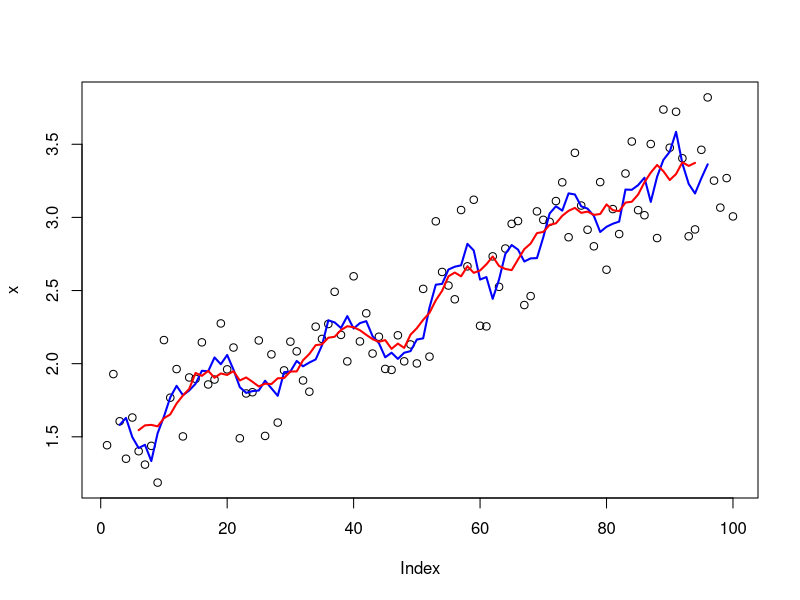
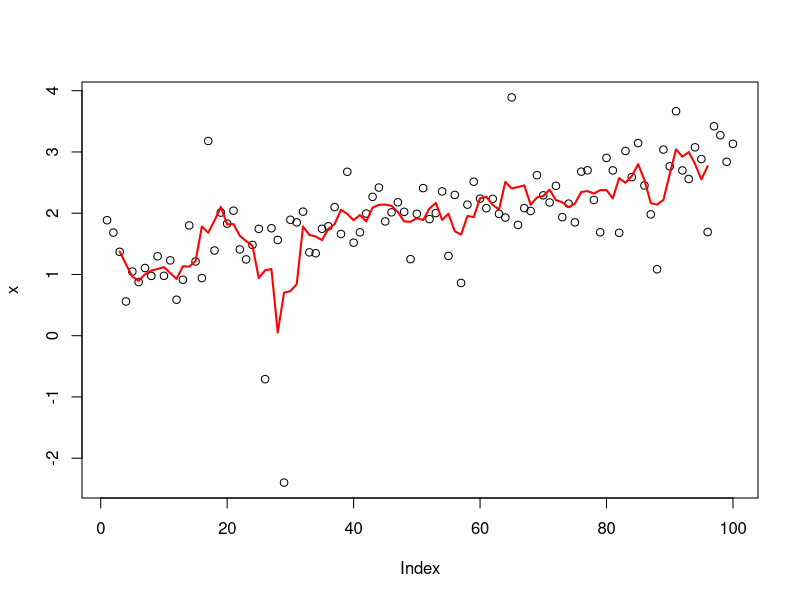
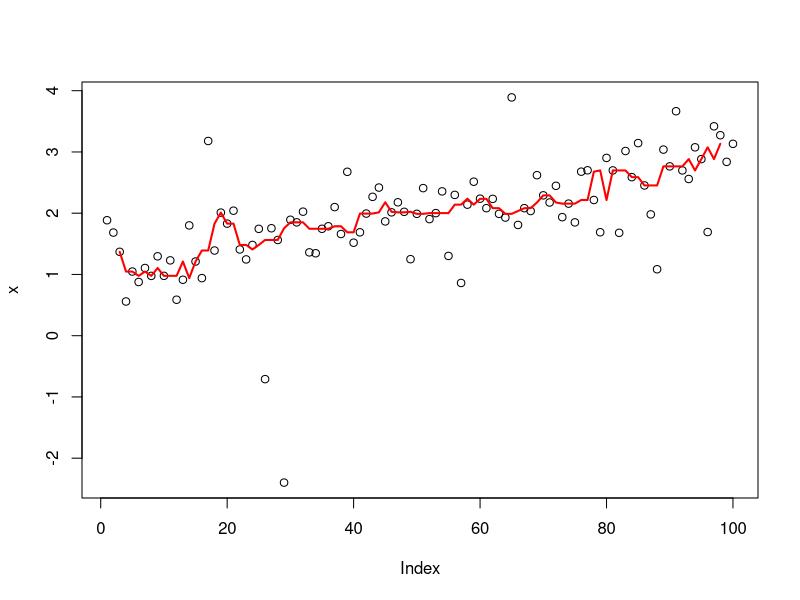

The R script that drew these images, in order: (Note: this script raises an error after producing the figures.)
# Functionals -------------------------------------------------------------
# Functionals take a function as an input and return a vector as an output. For 
# e.g.
randomise <- function(f) {
 f(runif(1e3))
}
randomise(mean)
randomise(mean)
randomise(sum)

# Three frequently used functionals are lapply, apply, and tapply. Functionals are
# a common alternative to for loops. Although for loops can be slow, it is mainly
# the fact that they can be inclear ito what they are iterating over, i.e. they 
# are not very expressive. Functionals are also useful for encapsulating common
# data manipulation tasks like split-apply-combine, for thinking 'functionally'
# and for working with mathematical functions.

# Functionals also reduce code bugs. Note that it is always important to first
# build the tools and functions for the problem. Once you have solved the problem,
# then one can focus on speed.

## My first functional: lapply() -------------------------------------------
# The simplest functional is lapply(). lapply() takes a function, applies it to
# each element in a list, and returns the results in the form of a list. Although
# lapply() is written in C for performance, we can create a simple R 
# implementation that does the same thing:
lapply2 <- function(x, f, ...) {
 out <- vector("list", length(x))
 for (i in seq_along(x)) {
  out[[i]] <- f(x[[i]], ...)
 }

  out

}
# From the above code, one can see that lapply() is a wrapper function for a 
# common loop pattern: create a container output, apply f() to each component of
# a list, and fill the container with the results. All other for loop functionals
# are variations of this theme: they simply use different types of input or 
# output.

### Looping patterns --------------------------------------------------------
# It's useful to remember that there are three basic ways to loop over a vector:
 # 1. loop over the elements: for (x in s)
 # 2. loop over the numeric indices: for (i in seq_along(xs))
 # 3. loop over the names: for (nm in names(xs))

# The first form is usually not a good choice for a for loop because it leads to
# inefficient ways of saving output. It's slow because each time you extend the
# vector, R has to copy in all of the existing elements. This is the easiest with
# the second form:
xs <- runif(1e3)
res <- numeric(length(xs))
for (i in seq_along(xs)) {
 res[i] <- sqrt(xs[i])
}

# Just as there three basic ways to use a for loop, there are three basic ways
# to use lapply():
lapply(xs, function(x) {})
lapply(seq_along(xs), function(i) {})
lapply(names(xs), function(nm) {})

### Exercises ---------------------------------------------------------------
# Use both for loops and lapply() to fit linear models to the mtcars using the
# formulas stored in this list:
formulas <- list(
 mpg ~ disp,
 mpg ~ I(1 / disp),
 mpg ~ disp + wt,
 mpg ~ I(1 / disp) + wt
)

# Create input list:
data_out <- as.list(numeric(length(formulas)))
# Loop over list:
for (i in seq_along(formulas)) {
 data_out[[i]] <- lm(formulas[[i]], data = mtcars)

 print(data_out) 
}
# lapply:
lapply(formulas, lm, data = mtcars)

## For loop functionals: friends of lapply() -------------------------------
# The key to using functionals in place of for loops is recognising that common
# looping patterns are already implemented in existing base functionals. Once
# you've mastered base functionals, the next step is to write your own: if you're
# duplicating the same looping patterns in many places, you should extract it
# out into its own.

### Vector output: sapply() and vapply() ------------------------------------
# sapply and vapply simplify their output to be an atomic vector. vapply() is 
# better suited for use within other functions, than sapply(). For example, 
# when given an empty list, sapply() returns another empty list instead of the
# more correct zero-length vector.
sapply(mtcars, is.numeric)
vapply(mtcars, is.numeric, logical(1))
sapply(list(), is.numeric)
vapply(list(), is.numeric, logical(1))
# ... so, if the function returns results of different types or lengths, sapply()
# will silently return a list, while vapply() will throw an error. Hence, sapply
# is dangerous when writing functions.

### Multiple inputs: map (and mapply) ---------------------------------------
# Briefly, Map is useful when you want to use a function with two inputs. For
# example, weighted mean(). Map() is equivalent to mapply() but with simplify = 
# FALSE; mapply can add more complication for little gain.

### Rolling computations ----------------------------------------------------
# You can create your own functionals too. For example, if you were interested 
# in smoothing your data using a rolling (or running) mean function:
roll_mean <- function(x, n) {
 out <- rep(NA, length(x))
 
 offset <- trunc(n/ 2)
 
 for (i in (offset + 1):(length(x) - n + offset - 1)) {
  out[i] <- mean(x[(i - offset):(i + offset - 1)])
 }
 
 out
}
# Create simulated data:
x <- seq(1, 3, length = 1e2) + runif(1e2)
plot(x)
lines(roll_mean(x, 5), col = "blue", lwd = 2)
lines(roll_mean(x, 10), col = "red", lwd = 2)

# In this case, if the noise was more variable (i.e. it has a longer tail), you
# might worry that the rolling mean was too sensitive to outliers. Instead, you
# might want to compute a rolling median:
x <- seq(1, 3, length = 1e2) + rt(1e2, df = 2) / 3
plot(x)
lines(roll_mean(x, 5), col = "red", lwd = 2)

# To change roll_mean to roll_median, all you need to do is replace mean with 
# median inside loop. Instead of copy/paste, we could extract the idea of 
# computing a rolling summary into its own function:
roll_apply <- function(x, n, f, ...) {
 # Create out vector
 out <- rep(NA, length(x))
 # Offset
 offset <- trunc(n / 2)
 # Loop over data:
 for (i in (offset + 1):(length(x) - n + offset + 1)) {
  out[i] <- f(x[(i - offset):(i + offset)], ...)
 }
 # Print:
 out
}
plot(x)
lines(roll_apply(x, 5, median), col = "red", lwd = 2)

### Parallelosation ---------------------------------------------------------
# Since we can compute each element in any order, it is easy to dispatch the 
# tasks to different cores, and compute them in parallel. This is what
# parallel::mcapply and parallel:map do.
library(parallel)
unlist(mclapply(1:10, sqrt, mc.cores = 4))

# Important note: in this case, mclapply is actually *slower* than lapply. This
# is because the cost of individual computations is low, and additional work is
# needed to send the computation to different cores and collect results.

# If we use a different example, however, by taking bootstrap replicates of a
# linear model, the advantages are clear:
boot_df <- function(x) {
 x[sample(nrow(x), replace = TRUE), ]

 }

r_sqrd <- function(mod) {
 summary(mod)$r.square
 
}

boot_lm <- function(i) {
 r_sqrd(lm(mpg ~ wt + disp, data = boot_df(mtcars)))

 }

# Without parallelisation:
system.time(lapply(1:500, boot_lm))
# With parallelosation:
system.time(mclapply(1:500, boot_lm, mc.cores = 2))

# Note: increasing the number of cores will not always lead to linear gains,
# switching from lapply or Map to its parallel forms can dramatically improve
# computational performance!

## Exercises 11.2.5 ----------------------------------------------------------
# 1.
## a)
df_1 <- data.frame(
 x = sample(x = 1:10, size = 100, replace = TRUE),
 y = rt(n = 100, df = 2),
 z = rbeta(n = 100, shape1 = 0.5, shape2 = 0.5)
 )
vapply(df_1, sd, FUN.VALUE = numeric(1))

## b)
if (vapply(mtcars, is.numeric, FUN.VALUE = logical(1))) {
 vapply(mtcars, sd, FUN.VALUE = numeric(1))
 }
# Exercises are interesting but relatively easy - moving on...

## Manipulating matrices and data frames -----------------------------------
# This section will cover three categories of data structure functionals:

# apply(), sweep(), outer(), and how they work with matrices
# tapply() summarises a vector by groups defined by another vector
# the plyr::package, which generalises tapply() to make it easy to work with 
# data frames, lists, or arrays as inputs, and data frames, lists, or arrays as
# outputs.

### Matrix and array operations ---------------------------------------------
# First off, apply() is a variant of sapply() that works with matrices and 
# arrays. It can be thought of as an operation that summarises a matrix or array
# by collapsing each row or column to a single number. It has four arguments:

# x, the matrix or array to summarise
# MARGIN, an integer vector giving the dimensions to summarise over: 1 = rows, 2
#  = columns, etc.
# FUN, a summary function
# ..., other arguments passed to FUN

# A typical example of apply() looks like this:
a <- matrix(1:20, nrow = 5)
apply(X = a, MARGIN = 1, FUN = mean)
apply(X = a, MARGIN = 2, FUN = mean)

# There are a few caveats to apply(). It doesn't simplify argument, so you can 
# never be completely sure what type of output you'll get. This means that 
# apply() is *not* safe to use inside a function unless you carefully check the
# inputs. apply() is also not idempotent in the sense that if the summary 
# function is the identity operator, the output is not always the same as the 
# input:
a_1 <- apply(a, 1, identity)
identical(a, a_1)
# But if you transpose rows to columns:
identical(a, t(a_1))
# But again...
a_2 <- apply(a, 2, identity)
identical(a, a_2)

# Tip: you can put n-dimensional arrays back in the right order using aperm(), 
# or use plyr::aaply(), which is idempotent.

# Another functional is sweep(), which allows you to "sweep" out the values of
# a summary statistic. It is often used with apply() to standardise arrays. The
# following example scales the rows of a matrix so that values lie between 0
# and 1:
x <- matrix(rnorm(
 n = 20, mean = 0, sd = 1), nrow = 4)
x_1 <- sweep(x = x, MARGIN = 1, apply(X = x, MARGIN = 1, min), FUN = `-`)
x_2 <- sweep(x = x_1, MARGIN = 1, apply(X = x_1, MARGIN = 1, max), FUN = `/`)

# The final matrix functional is outer(). It is a little different in that it 
# takes multiple vector inputs and creates and creates a matrix or array output
# where the input function is run over every combination of the inputs, for 
# example...
# Create a times table:
outer(X = 1:3, Y = 1:10, "*")

## Group apply -------------------------------------------------------------
# You can think about tapply() as a generalisation to apply() that allows for
# "ragged" arrays, arrays where each row can have a different number of columns.
# This is often needed when you're trying to summarise a data set. E.g., imagine
# you collected pulse rate data from a trial, and you want to comapre the two
# groups:
pulse <- round(
 rnorm(n = 22, mean = 70, sd = 10/3)) + rep(c(0, 5), c(10, 12))
group <- rep(c("A", "B"), c(10, 12))
# Use tapply():
tapply(pulse, group, length)
tapply(pulse, group, mean)

# tapply() by creating a "ragged" data structure from a set of inputs, and then
# applying the function to the x_i of j.

# Note: you can use split(group, pulse) to create a list too!

## Manipulating lists ------------------------------------------------------
